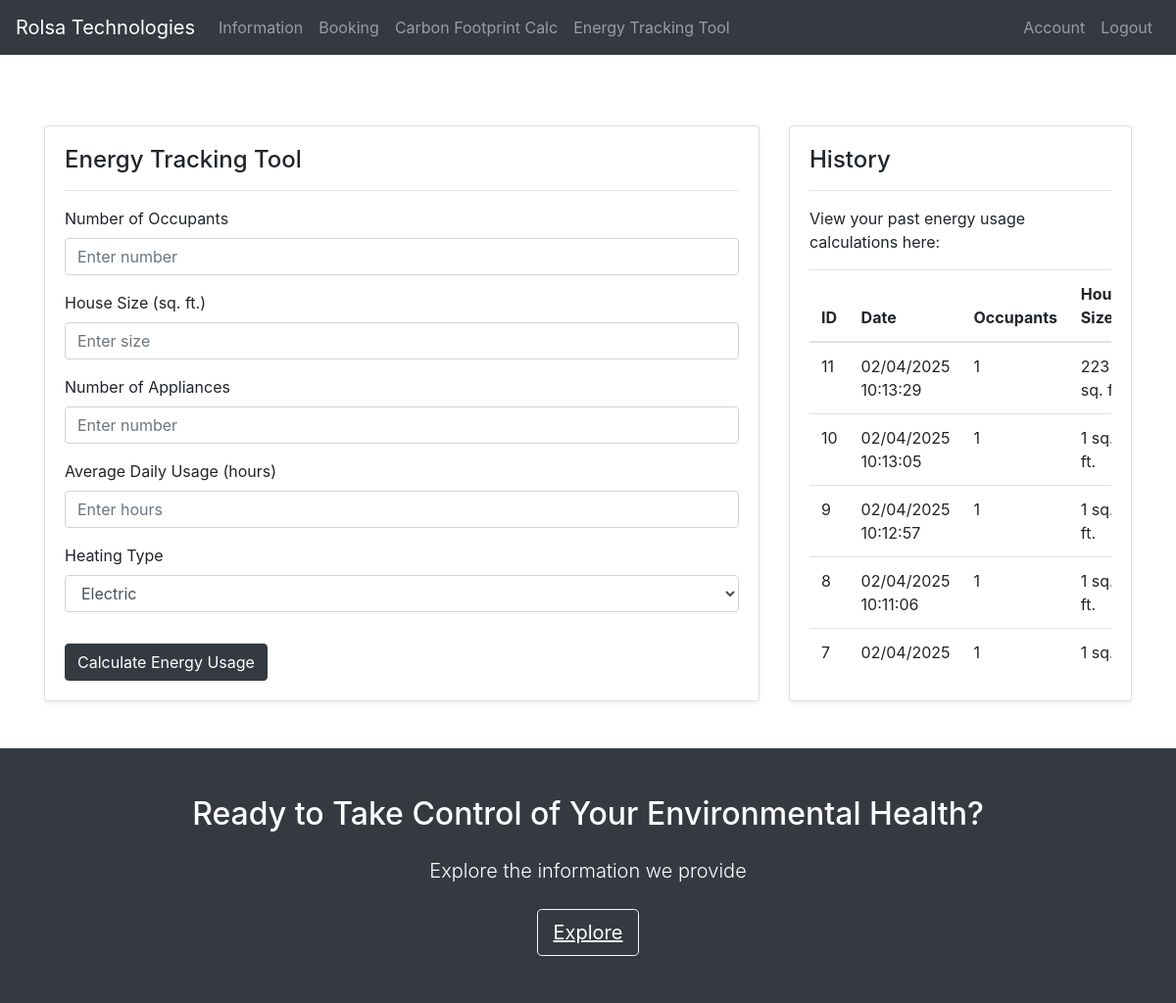
The page /energy-usage (signed in) on the database its author committed.
### tables this page shows
CREATE TABLE energy_usage_calculations (
    id INTEGER PRIMARY KEY AUTOINCREMENT,
    user_id INTEGER NOT NULL,
    occupants NUMBER NOT NULL, 
    house_size NUMBER NOT NULL,
    num_appliances NUMBER NOT NULL,
    appliance_usage NUMBER NOT NULL,
    heating_type TEXT NOT NULL,
    electricity_usage NUMBER NOT NULL,
    created_at TIMESTAMP DEFAULT (UK_DATE()),
    FOREIGN KEY (user_id) REFERENCES users (id)              
);

### main.py (the view, shortened to what this page needs)
@app.route('/energy-usage', methods=['GET', 'POST'])
def energy_usage():
    energy_usage_calculations = []
    calculated = False
    electricity_usage = 0
    if is_logged_in():
        conn = get_db_connection()
        cursor = conn.cursor()
        cursor.execute('SELECT * FROM energy_usage_calculations WHERE user_id = ? ORDER BY created_at DESC',
                     (session['user_id'],))
        energy_usage_calculations = cursor.fetchall()
        conn.close()
    if 'energy_calculated' in session:
        calculated = True
        electricity_usage = session.pop('electricity_usage', 0)
        session.pop('energy_calculated')
    return render_template('energy-usage.html',
                      is_logged_in=is_logged_in,
                      energy_usage_calculations=energy_usage_calculations,
                      electricity_usage=electricity_usage,
                      calculated=calculated)

### main.py (called while the page is built)
def get_db_connection():
    conn = sqlite3.connect('database.db')
    conn.row_factory = sqlite3.Row
    def uk_date():
        return datetime.now().strftime('%d/%m/%Y %H:%M:%S')
    conn.create_function('UK_DATE', 0, uk_date)
    return conn

def is_logged_in():
    print("Checking login status:", 'user_id' in session)  # Debug line
    return 'user_id' in session

### templates/energy-usage.html (shortened to what this page needs)
{% extends "base.html" %}
{% block content %}
<div class="container mt-4 py-4">
    <div class="row py-4">
        <div class="col-md-8">
            <div class="card shadow-sm" style="min-height: 350px;">
                <div class="card-body">
                    <div class="d-flex justify-content-between align-items-center mb-3">
                        <h4 class="card-title mb-0">Energy Tracking Tool</h4>
                    </div>
                    <hr>
                    <form action="/energy-usage" method="POST">
                        <div class="form-group">
                            <label for="occupants">Number of Occupants</label>
                            <input type="number" class="form-control" id="occupants" name="occupants" placeholder="Enter number" min="1" required>
                        </div>
                        <div class="form-group">
                            <label for="house_size">House Size (sq. ft.)</label>
                            <input type="number" class="form-control" id="house_size" name="house_size" placeholder="Enter size" min="1" required>
                        </div>
                        <div class="form-group">
                            <label for="appliances">Number of Appliances</label>
                            <input type="number" class="form-control" id="appliances" name="appliances" placeholder="Enter number" min="1" required>
                        </div>
                        <div class="form-group">
                            <label for="hours">Average Daily Usage (hours)</label>
                            <input type="number" class="form-control" id="hours" name="hours" placeholder="Enter hours" min="1" max="24" required>
                        </div>
                        <div class="form-group">
                            <label for="heating">Heating Type</label>
                            <select class="form-control" id="heating" name="heating" required>
                                <option value="electric">Electric</option>
                            </select>
                        </div>
                        <button type="submit" class="btn btn-dark mt-3">Calculate Energy Usage</button>
                    </form>
                    </div>
                </div>
            </div>
            <div class="col-md-4">
                <div class="card shadow-sm h-100">
                    <div class="card-body">
                        <h4 class="card-title">History</h4>
                        <hr>
                        {% if is_logged_in() %}
                            <p class="card-text">View your past energy usage calculations here:</p>
                            {% if energy_usage_calculations %}
                                <div class="table-responsive" style="max-height: 400px; overflow-y: auto;">
                                    <table class="table table-hover">
                                        <thead>
                                            <tr>
                                                <th>ID</th>
                                                <th>Date</th>
                                                <th>Occupants</th>
                                                <th>House Size</th>
                                            </tr>
                                        </thead>
                                        <tbody>
                                            {% for ec in energy_usage_calculations %}
                                                <tr>
                                                    <td>{{ ec.id }}</td>
                                                    <td>{{ ec.created_at }}</td>
                                                    <td>{{ ec.occupants }}</td>
                                                    <td>{{ ec.house_size }} sq. ft.</td>
                                                </tr>
                                            {% endfor %}
                                        </tbody>
                                    </table>
                                </div>
                            {% else %}
                                <p class="card-text">No past energy usage calculations found.</p>
                            {% endif %}
                        {% else %}
                            <p class="card-text">Please login to view your past energy usage calculations.</p>
                            <div class="text-center d-flex justify-content-center align-items-center" style="height: 100px;">
                                <a href="/login" class="btn btn-dark w-50">Login</a>
                            </div>
                        {% endif %}
                    </div>
                </div>
            </div>
        </div>
    </div>
{% endblock %}

### templates/base.html (shortened to what this page needs)
<!DOCTYPE html>
<html lang="en">
<head>
    <link rel="stylesheet" href="https://stackpath.bootstrapcdn.com/bootstrap/4.5.2/css/bootstrap.min.css">
    <link rel="stylesheet" href="static/styles.css">
    <link href="https://cdnjs.cloudflare.com/ajax/libs/font-awesome/6.0.0-beta3/css/all.min.css" rel="stylesheet">
</head>
<body>
    <nav class="navbar navbar-expand-lg navbar-dark bg-dark">
        <a class="navbar-brand" href="/">Rolsa Technologies</a>
        <div class="collapse navbar-collapse" id="navbarNav">
            <div class="navbar-nav">
                <a class="nav-item nav-link" href="/information">Information</a>
                <a class="nav-item nav-link" href="/booking">Booking</a>
                <a class="nav-item nav-link" href="/carbon-footprint">Carbon Footprint Calc</a>
                <a class="nav-item nav-link" href="/energy-usage">Energy Tracking Tool</a>
            </div>
            {% if not is_logged_in() %}
                <div class="navbar-nav ml-auto">
                    <a class="nav-item nav-link" href="/login">Login</a>
                    <a class="nav-item nav-link" href="/register">Register</a>
                </div>
            {% else %}
                <div class="navbar-nav ml-auto">
                    <a class="nav-item nav-link" href="/account">Account</a>
                    <a class="nav-item nav-link" href="/logout">Logout</a>
                </div>
            {% endif %}
        </div>
    </nav>
    {% block content %}
    {% endblock %}
    <footer class="bg-dark text-white py-5 mt-auto">
        <div class="container text-center">
            <h2 class="mb-4">Ready to Take Control of Your Environmental Health?</h2>
            {% if not is_logged_in() %}
                <p class="lead mb-4">Join our community today and access all our features</p>
                <a href="/register" class="btn btn-outline-light btn-lg mr-3">Sign Up Now</a>
                <a href="/login" class="btn btn-outline-light btn-lg">Login</a>
            {% else %}
                <p class="lead mb-4">Explore the information we provide</p>
                <a href="/information" class="btn btn-outline-light btn-lg">Explore</a>
            {% endif %}
        </div>
    </footer>
</body>
</html>

### static/styles.css (style rules this page uses)
body { min-height: 100vh; display: flex; flex-direction: column; margin: 0; }
.text-white a { color: white; text-decoration: underline; }
footer { width: 100%; margin-top: 5rem; }

### rows shown on the page
energy_usage_calculations: id "11", created_at "02/04/2025 10:13:29", occupants "1", house_size "223"
energy_usage_calculations: id "10", created_at "02/04/2025 10:13:05", occupants "1", house_size "1"
energy_usage_calculations: id "9", created_at "02/04/2025 10:12:57", occupants "1", house_size "1"
energy_usage_calculations: id "8", created_at "02/04/2025 10:11:06", occupants "1", house_size "1"
energy_usage_calculations: id "7", created_at "02/04/2025…", occupants "1", house_size "1"
